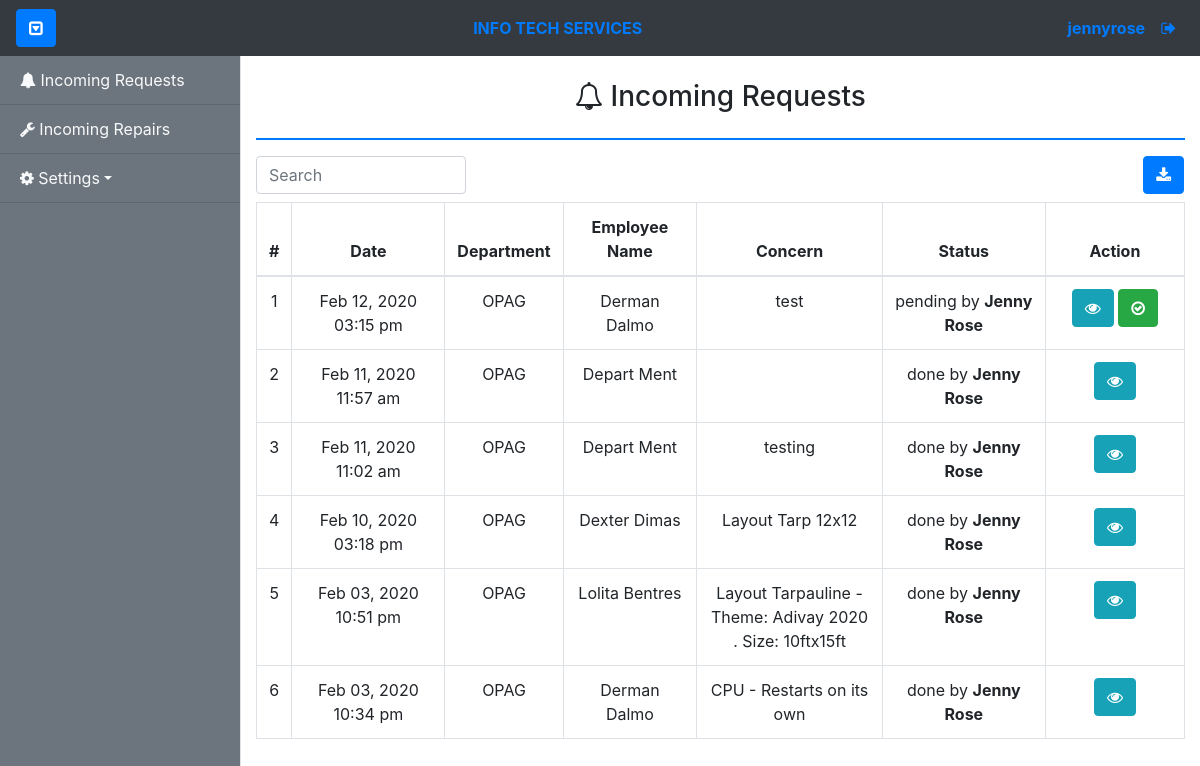
Before: /admin/incoming-requests.php (signed in) with the older database file.
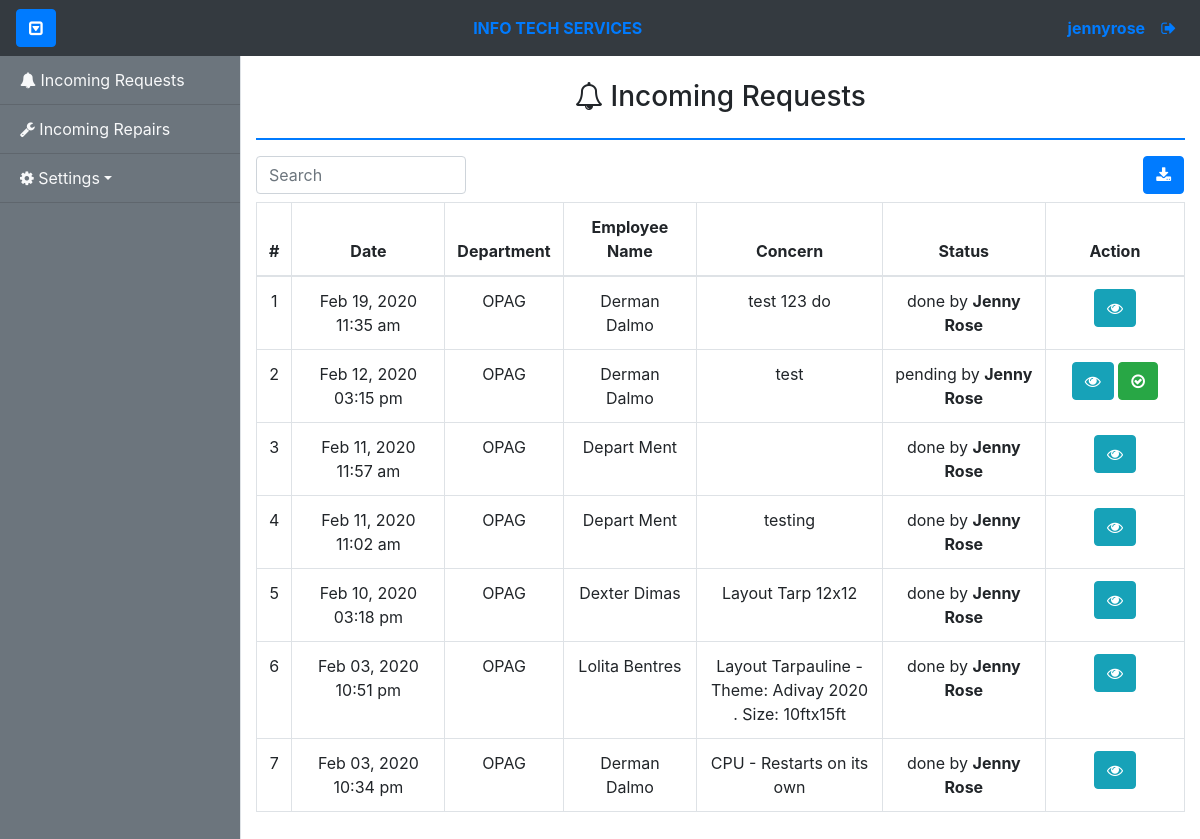
After: the same page with the newer database file.
### tables this page shows
CREATE TABLE `itservices_request_tbl` (
  `itsrequest_id` int(11) NOT NULL,
  `dept_id` int(11) DEFAULT NULL,
  `emp_id` int(11) DEFAULT NULL,
  `itsrequest_date` datetime NOT NULL,
  `concern` varchar(255) NOT NULL,
  `status` enum('post-repair inspected','pre-repair inspected','assessment pending','deployed','done','pending','received','assessed','pre-post-repair inspected') NOT NULL DEFAULT 'received',
  `statusupdate_useraccount_id` int(255) DEFAULT NULL,
  `itsrequest_category` enum('hw','other') DEFAULT NULL,
  `hwcomponent_id` int(11) DEFAULT NULL,
  `hwcomponent_sub_id` int(11) NOT NULL,
  `itshw_category` enum('on-site','walk-in','pulled-out') DEFAULT NULL,
  `property_num` varchar(255) DEFAULT NULL,
  `solution` varchar(500) DEFAULT NULL,
  `received_date` datetime DEFAULT NULL
);

CREATE TABLE `department_tbl` (
  `dept_id` int(11) NOT NULL,
  `dept_code` varchar(255) NOT NULL,
  `dept_name` varchar(255) NOT NULL
);

CREATE TABLE `employee_tbl` (
  `emp_id` int(11) NOT NULL,
  `dept_id` int(11) DEFAULT NULL,
  `emp_idnum` int(255) NOT NULL,
  `emp_fname` varchar(255) NOT NULL,
  `emp_lname` varchar(255) NOT NULL,
  `emp_position` varchar(255) DEFAULT NULL
);

CREATE TABLE `hardwarecomponent_tbl` (
  `hwcomponent_id` int(11) NOT NULL,
  `hwcomponent_name` varchar(255) NOT NULL,
  `hwcomponent_type` enum('main','sub') DEFAULT NULL,
  `hwcomponent_category` int(10) DEFAULT NULL
);

### config/controllers/controller.php (called while the page is built, shortened)
<?php
class Controller
{
	public function getEmployee($emp_id = null)
	{
		global $con;
		if ($emp_id == null) {
			$qry = "SELECT * FROM employee_tbl INNER JOIN department_tbl ON employee_tbl.dept_id=department_tbl.dept_id";
			if ($con->query($qry)) {
				$result = $con->query($qry);
				$users = array();
				while ($row = $result->fetch_assoc()) {
					$users[] = $row;
				}
				return $users;
			} else {
				return false;
			}
		} else {
			$qry = "SELECT * FROM employee_tbl INNER JOIN department_tbl ON employee_tbl.dept_id=department_tbl.dept_id WHERE emp_id = '" . $emp_id . "' ";
			if ($con->query($qry)) {
				$result = $con->query($qry);
				return $result->fetch_assoc();
			} else {
				return false;
			}
		}
	}
	public function getHardwareComponents($hwcomponent_id = null)
	{
		global $con;
		if ($hwcomponent_id == null) {
			$qry = "SELECT * FROM hardwarecomponent_tbl";
			$result = $con->query($qry);
			if ($result) {
				$components = array();
				while ($row = $result->fetch_assoc()) {
					$components[] = $row;
				}
				return $components;
			} else {
				return false;
			}
		} else {
			$qry = "SELECT * FROM hardwarecomponent_tbl WHERE hwcomponent_id = '" . $hwcomponent_id . "' ";
			$result = $con->query($qry);
			return $result ? $result->fetch_assoc() : false;
		}
	}
	public function getUserAccount($useraccount_id = null)
	{
		global $con;
		if ($useraccount_id == null) {
			$qry = "SELECT * FROM useraccount_tbl LEFT JOIN employee_tbl ON useraccount_tbl.emp_id=employee_tbl.emp_id LEFT JOIN department_tbl ON useraccount_tbl.dept_id=department_tbl.dept_id";
			if ($con->query($qry)) {
				$result = $con->query($qry);
				if ($result->num_rows != 0) {
					$users = array();
					while ($row = $result->fetch_assoc()) {
						$users[] = $row;
					}
					return $users;
				} else {
					return $result->num_rows;
				}
			} else {
				return false;
			}
		} else {
			$qry = "SELECT * FROM useraccount_tbl LEFT JOIN employee_tbl ON useraccount_tbl.emp_id=employee_tbl.emp_id LEFT JOIN department_tbl ON useraccount_tbl.dept_id=department_tbl.dept_id WHERE useraccount_tbl.useraccount_id = '" . $useraccount_id . "' ";
			$result = $con->query($qry);
			return $result ? $result->fetch_assoc() : false;
		}
	}
	public function getRequest($itsrequest_id = null)
	{
		global $con;
		if ($itsrequest_id == null) {
			$qry = "SELECT * FROM itservices_request_tbl INNER JOIN employee_tbl ON itservices_request_tbl.emp_id=employee_tbl.emp_id INNER JOIN department_tbl ON itservices_request_tbl.dept_id=department_tbl.dept_id LEFT JOIN hardwarecomponent_tbl ON itservices_request_tbl.hwcomponent_id=hardwarecomponent_tbl.hwcomponent_id  WHERE itshw_category is null OR itshw_category != 'pulled-out' AND itshw_category != 'walk-in' ORDER BY itsrequest_date DESC";
			$result = $con->query($qry);
			$requests = array();
			while ($row = $result->fetch_assoc()) {
				$requests[] = $row;
			}
			return $requests;
			return $result ? $requests : false;
		}
	}
}

### tables/incomingrequest-tbl.php (the view)
<?php
if (!$requests) {
?>
  <div class="alert alert-info text-center">
    <?= "No Incoming Request Queued!"; ?>
  </div>
<?php
} else {
?>
  <table class="table table-bordered text-center">
    <thead>
      <th>#</th>
      <th>Date</th>
      <th>Department</th>
      <th>Employee Name</th>
      <th>Concern</th>
      <th>Status</th>
      <th>Action</th>
    </thead>
    <tbody id="table_body">
      <?php
      $id = 1;
      foreach ($requests as $request) {
        $component = $control->getHardwareComponents($request['hwcomponent_sub_id']);
      ?>
        <tr>
          <td> <?= $id ?> </td>
          <td> <?= date_format(date_create($request['itsrequest_date']), "M d, Y h:i a") ?> </td>
          <td> <?= $request['dept_code'] ?> </td>
          <td> <?= $request['emp_fname'] ?> <?= $request['emp_lname'] ?> </td>
          <td style="width:20%">
            <?php
            if ($request['itsrequest_category'] == 'hw') {
              if ($component) {
                echo $request['hwcomponent_name'] . '(' . $component['hwcomponent_name'] . ')' . ' -';
              } else {
                echo $request['hwcomponent_name'] . ' -';
              }
            }
            ?>
            <?= $request['concern'] ?>
          </td>
          <td> <?= $request['status'] ?>
            <?php
            if ($request['statusupdate_useraccount_id']) {
              $userAccount = $control->getUserAccount($request['statusupdate_useraccount_id']);
              $techRepEmployee = $control->getEmployee($userAccount['emp_id']);
              echo 'by ' . '<b>' . $techRepEmployee['emp_fname'] . '</b>';
            }
            ?>
          </td>
          <td style="width:15%">
            <button type="button" class="btn btn-info view" data-toggle="tooltip" title="View Details" id="<?= $request['itsrequest_id'] ?>"><i class="fa fa-eye" aria-hidden="true"></i></button>
            <?php
            if ($request['itsrequest_category'] == 'hw') {
              if ($request['itshw_category'] == 'on-site') {
                if ($request['status'] === 'received') {
            ?>
                  <button type="button" class="btn btn-warning pending" data-toggle="tooltip" title="Go" id="<?= $request['itsrequest_id'] ?>" data-id="<?= $_SESSION['useraccount_id'] ?>"><i class="fa fa-arrow-circle-o-right" aria-hidden="true"></i></button>
                <?php
                } else if ($request['status'] == 'pending') {
                ?>
                  <button type="button" class="btn btn-danger pullout" data-toggle="tooltip" title="Pullout" id="<?= $request['itsrequest_id'] ?>" data-id="<?= $_SESSION['useraccount_id'] ?>" hw-id="<?= $request['hwcomponent_id'] ?>"><i class="fa fa-hand-rock-o" aria-hidden="true"></i></button>
                  <button type="button" class="btn btn-success done" data-toggle="tooltip" title="Done" id="<?= $request['itsrequest_id'] ?>" data-id="<?= $_SESSION['useraccount_id'] ?>"><i class="fa fa-check-circle-o" aria-hidden="true"></i></button>
                <?php
                }
              }
            } else if ($request['itsrequest_category'] == 'other') {
              if ($request['status'] === 'received') {
                ?>
                <button type="button" class="btn btn-warning pending" data-toggle="tooltip" title="Do" id="<?= $request['itsrequest_id'] ?>" data-id="<?= $_SESSION['useraccount_id'] ?>"><i class="fa fa-arrow-circle-o-right" aria-hidden="true"></i></button>
              <?php
              } else if ($request['status'] == 'pending') {
              ?>
                <button type="button" class="btn btn-success done" data-toggle="tooltip" title="Done" id="<?= $request['itsrequest_id'] ?>" data-id="<?= $_SESSION['useraccount_id'] ?>"><i class="fa fa-check-circle-o" aria-hidden="true"></i></button>
            <?php
              }
            }
            ?>
          </td>
        </tr>
      <?php
        $id += 1;
      }
      ?>
    </tbody>
  </table>
  </div>
  </div>
<?php
}
?>

### admin/incoming-requests.php (shortened to what this page needs)
<?php
require_once('../config/db_connection.php');
include_once "../config/controllers/controller.php";
$control = new Controller();
$requests = $control->getRequest();
?>
<!DOCTYPE html>
<html class="h-100 w-100">
<head>
	<link href="../plug-ins/bootstrap/css/bootstrap.min.css" rel="stylesheet">
	<link href="../plug-ins/font-awesome/css/font-awesome.min.css" rel="stylesheet">
	<link href="../css/simple-sidebar.css" rel="stylesheet">
</head>
<body class="h-100 w-100">
	<div class="d-flex" id="wrapper">
		<div class="bg-secondary border-right mt-5 pt-2" id="sidebar-wrapper">
			<div class="list-group list-group-flush">
				<a href="incoming-requests.php" class="list-group-item list-group-item-action bg-secondary text-light border-bottom"><i class="fa fa-bell" aria-hidden="true"></i> Incoming Requests</a>
				<a href="incoming-repairs.php" class="list-group-item list-group-item-action bg-secondary text-light border-bottom"><i class="fa fa-wrench" aria-hidden="true"></i> Incoming Repairs</a>
				<?php if ($_SESSION['usertype'] === 'admin' || $_SESSION['usertype'] === 'programmer') :	?>
					<a href="#settingsSubmenu" data-toggle="collapse" aria-expanded="false" class="dropdown-toggle list-group-item list-group-item-action bg-secondary text-light"><i class="fa fa-cog" aria-hidden="true"></i> Settings</a>
				<?php endif; ?>
			</div>
		</div>
		<div class="h-100 w-100">
			<nav class="navbar fixed-top navbar-expand-sm navbar-dark bg-dark">
				<button class="btn btn-primary" id="menu-toggle" data-toggle="tooltip" title="Toggle Sidebar"><i class="fa fa-caret-square-o-down" aria-hidden="true"></i></button>
				<div class="collapse navbar-collapse" id="navbarSupportedContent">
					<ul class="navbar-nav ml-auto">
						<li class="nav-item active">
							<a class="nav-link text-primary font-weight-bold" href="incoming-requests.php">INFO TECH SERVICES</a>
						</li>
					</ul>
				</div>
				<div class="collapse navbar-collapse" id="navbarSupportedContent">
					<ul class="navbar-nav ml-auto mt-2 mt-lg-0">
						<li class="nav-item">
							<a class="nav-link text-primary font-weight-bold disabled"><?= $_SESSION['username']; ?></a>
						</li>
						<li class="nav-item">
							<a class="nav-link text-primary " href="../logout.php" data-toggle="tooltip" title="Logout"><i class="fa fa-sign-out" aria-hidden="true"></i></a>
						</li>
					</ul>
				</div>
			</nav>
			<div class="container-fluid h-100" style="margin-top: 80px;">
				<div class="row">
					<p class="h3 mx-auto"><i class="fa fa-bell-o" aria-hidden="true"></i> Incoming Requests </p>
				</div>
				<hr class="border border-bottom border-primary">
				<div class="row">
					<div class="col-lg-3">
						<input type="text" class="form-control " id="search" placeholder="Search">
					</div>
					<div class="mr-3 ml-auto">
						<button type="button" class="btn btn-primary" data-toggle="tooltip" title="Download Summary in MSword" id="printSummary"><i class="fa fa-download" aria-hidden="true"></i></button>
					</div>
				</div>
			</div>
			<div id="incoming-requests" class="container-fluid mt-2">
				<?php include_once('../tables/incomingrequest-tbl.php'); ?>
			</div>
</body>
</html>

### css/simple-sidebar.css (style rules this page uses)
body { overflow-x: hidden; }
#sidebar-wrapper { min-height: 100vh; margin-left: -15rem; -webkit-transition: margin .25s ease-out; -moz-transition: margin .25s ease-out; -o-transition: margin .25s ease-out; transition: margin .25s ease-out; }
#sidebar-wrapper .list-group { width: 15rem; }
@media (min-width: 768px) { #sidebar-wrapper { margin-left: 0; } }

Changed rows visible on the page:
added itservices_request_tbl: itsrequest_date "Feb 19, 2020 11:35 am", dept.dept_code "OPAG", emp.emp_fname "Derman", emp.emp_lname "Dalmo", concern "test 123 do", status "done", employee_tbl.emp_fname "Jenny Rose"
